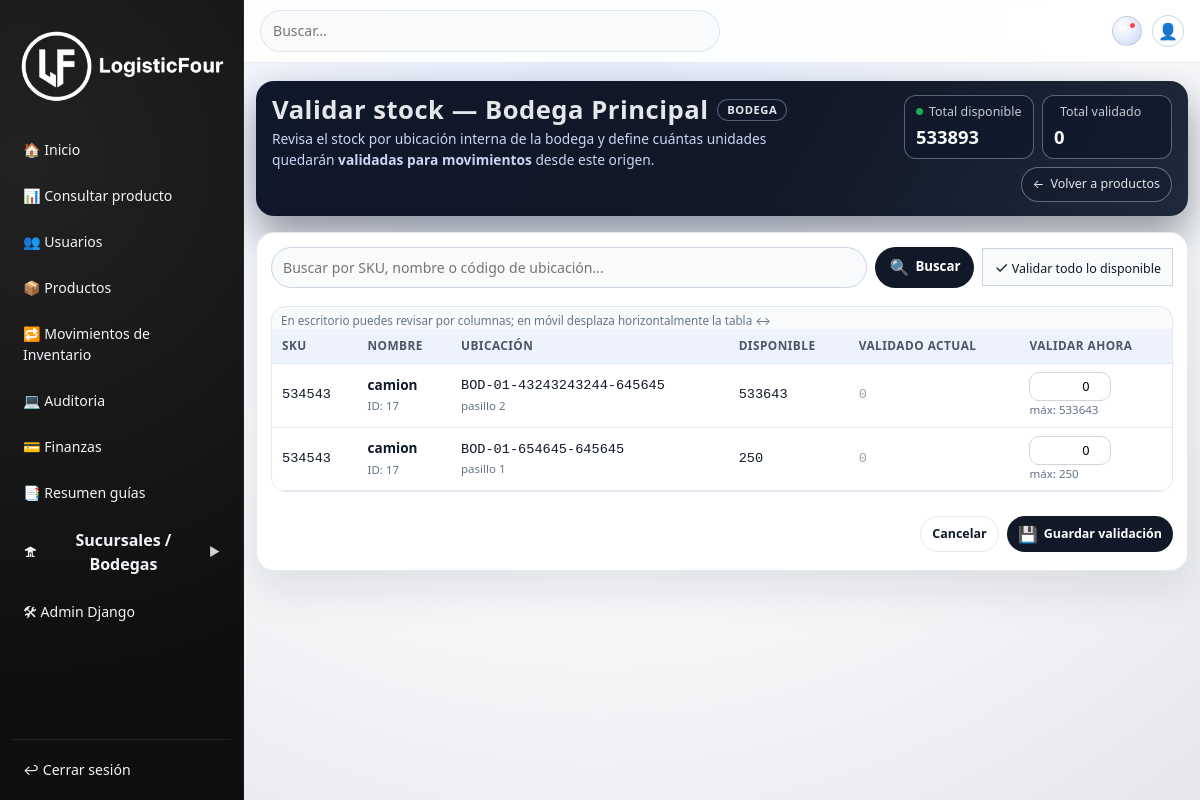
Page /bodegas/1/validar-stock/ (signed in) on the committed database.
### core/models.py (models this page shows, shortened)
class MarcaTiempo(models.Model):
    creado_en = models.DateTimeField(auto_now_add=True)
    actualizado_en = models.DateTimeField(auto_now=True)
    class Meta:
        abstract = True

class Bodega(MarcaTiempo):
    codigo = models.CharField(max_length=30)
    nombre = models.CharField(max_length=150)
    direccion = models.CharField(blank=True, max_length=255)
    descripcion = models.TextField(blank=True)
    activo = models.BooleanField(default=True)
    productos = models.ManyToManyField(Producto, blank=True, related_name="bodegas")
    class Meta:
        db_table = "bodegas"

class Stock(models.Model):
    producto = models.ForeignKey(Producto, on_delete=models.CASCADE, related_name="stocks")
    ubicacion_bodega = models.ForeignKey(
        UbicacionBodega,
        on_delete=models.CASCADE,
        null=True,
        blank=True,
        related_name="stocks",
    )
    ubicacion_sucursal = models.ForeignKey(
        UbicacionSucursal,
        on_delete=models.CASCADE,
        null=True,
        blank=True,
        related_name="stocks",
    )
    cantidad_disponible = models.DecimalField(max_digits=20, decimal_places=6, default=0)
    cantidad_validada = models.DecimalField(
        max_digits=20,
        decimal_places=6,
        default=0,
        help_text="Cantidad validada para movimientos desde esta ubicación."
    )
    class Meta:
        db_table = "stock"
        constraints = [
            models.UniqueConstraint(
                fields=["producto", "ubicacion_bodega"],
                name="uq_stock_prod_ubi_bodega",
            ),
            models.UniqueConstraint(
                fields=["producto", "ubicacion_sucursal"],
                name="uq_stock_prod_ubi_sucursal",
            ),
        ]

class Producto(models.Model):
    sku = models.CharField(max_length=100, unique=True)
    nombre = models.CharField(max_length=200)
    marca = models.ForeignKey('Marca', on_delete=models.SET_NULL, null=True, blank=True)
    categoria = models.ForeignKey('CategoriaProducto', on_delete=models.SET_NULL, null=True, blank=True)
    unidad_base = models.ForeignKey('UnidadMedida', on_delete=models.CASCADE)
    tasa_impuesto = models.ForeignKey('TasaImpuesto', on_delete=models.SET_NULL, null=True, blank=True)
    activo = models.BooleanField(default=True)
    es_serializado = models.BooleanField(default=False)
    tiene_vencimiento = models.BooleanField(default=False)
    precio = models.PositiveIntegerField(default=0)
    stock = models.PositiveIntegerField(default=0)
    ubicaciones_bodega = models.ManyToManyField(UbicacionBodega, related_name="productos_bodega", blank=True)
    ubicaciones_sucursal = models.ManyToManyField(UbicacionSucursal, related_name="productos_sucursal", blank=True)
    class Meta:
        db_table = "productos"

class UbicacionBodega(models.Model):
    bodega = models.ForeignKey(
        'Bodega',
        on_delete=models.CASCADE,
        related_name="ubicaciones",
    )
    codigo = models.CharField(max_length=60)  # "031-003-001"
    area_codigo = models.CharField(max_length=20, blank=True)
    estante_codigo = models.CharField(max_length=20, blank=True)
    area = models.CharField(max_length=150, null=True, blank=True)
    tipo = models.ForeignKey(TipoUbicacion, on_delete=models.SET_NULL, null=True, blank=True)
    activo = models.BooleanField(default=True)
    class Meta:
        db_table = "ubicaciones_bodega"
        constraints = [
            models.UniqueConstraint(
                fields=["bodega", "codigo"],
                name="uq_ubi_bodega_codigo",
            )
        ]

### core/views.py (the view, shortened to what this page needs)
@login_required
@require_http_methods(["GET", "POST"])
def validar_stock_bodega(request, bodega_id: int):
    bodega = get_object_or_404(Bodega, pk=bodega_id)
    q = (request.GET.get("q") or "").strip()
    producto_id = request.GET.get("producto")  # Obtener el ID del producto de la URL
    bodega_codigo = bodega.codigo
    default_location_code = f"{bodega_codigo}-000-000"
    filas = (
        Stock.objects.filter(ubicacion_bodega__bodega=bodega)
        .select_related("producto", "ubicacion_bodega")
        .exclude(ubicacion_bodega__codigo=default_location_code)  # Excluir la ubicación de default
        .exclude(ubicacion_bodega__codigo__in=["OTRA-UBICACION"])  # Excluir otras ubicaciones no válidas
        .order_by("producto__sku", "ubicacion_bodega__codigo")
    )
    if producto_id:
        filas = filas.filter(producto_id=producto_id)  # Filtro por producto
    if q:
        filas = filas.filter(
            Q(producto__sku__icontains=q)
            | Q(producto__nombre__icontains=q)
            | Q(ubicacion_bodega__codigo__icontains=q)
        )
    agg = filas.aggregate(
        total_disponible=Coalesce(
            Sum("cantidad_disponible"),
            Value(0, output_field=DecimalField(max_digits=20, decimal_places=6)),
        ),
        total_validado=Coalesce(
            Sum("cantidad_validada"),
            Value(0, output_field=DecimalField(max_digits=20, decimal_places=6)),
        ),
    )
    context = {
        "bodega": bodega,
        "filas": filas,
        "total_disponible": agg["total_disponible"] or 0,
        "total_validado": agg["total_validado"] or 0,
        "q": q,
    }
    return render(request, "core/Movimientos/validar_stock_bodega.html", context)

### core/context_processors.py (called while the page is built)
def currency_context(request):
    current = request.session.get("currency", "CLP")
    return {
        "current_currency": current,
        "currency_supported": ["CLP", "USD"],
    }

### core/templates/core/Movimientos/validar_stock_bodega.html (shortened to what this page needs)
{% extends "core/base.html" %}
{% load static %}
{% block content %}
<div class="v-wrap">
  <header class="v-head">
    <div>
      <h1 class="v-title">
        <span>Validar stock — {{ bodega.nombre }}</span>
        <span class="v-title-pill">Bodega</span>
      </h1>
      <p class="v-sub">
        Revisa el stock por ubicación interna de la bodega y define cuántas unidades
        quedarán <strong>validadas para movimientos</strong> desde este origen.
      </p>
    </div>
    <div class="v-metrics">
      <div class="v-chip">
        <div class="v-chip-label">
          <span class="v-dot"></span>
          <span>Total disponible</span>
        </div>
        <strong>{{ total_disponible|floatformat:0 }}</strong>
      </div>
      <div class="v-chip">
        <div class="v-chip-label">
          <span>Total validado</span>
        </div>
        <strong id="chipTotalValidado">{{ total_validado|floatformat:0 }}</strong>
      </div>
      <a href="{% url 'bodega-productos' bodega.id %}" class="v-back">
        <span>←</span>
        <span>Volver a productos</span>
      </a>
    </div>
  </header>
  <section class="v-card">
    <div class="v-body">
      <form method="get" class="v-filters">
        <input
          class="v-input"
          type="text"
          name="q"
          value="{{ q }}"
          placeholder="Buscar por SKU, nombre o código de ubicación…"
        >
        <button class="btn" type="submit">
          <span class="btn-icon">🔍</span> Buscar
        </button>
        {% if filas %}
          <button
            type="button"
            class="btn-secondary btn-sm"
            id="btn-validar-todo"
            title="Llenar con todo lo disponible"
          >
            <span class="btn-icon">✓</span>
            Validar todo lo disponible
          </button>
        {% endif %}
      </form>
      <div class="v-table-wrap">
        <div class="v-table-hint">
          En escritorio puedes revisar por columnas; en móvil desplaza horizontalmente la tabla ↔
        </div>
        <table id="tabla-validacion">
          <thead>
            <tr>
              <th>SKU</th>
              <th>Nombre</th>
              <th>Ubicación</th>
              <th>Disponible</th>
              <th>Validado actual</th>
              <th>Validar ahora</th>
            </tr>
          </thead>
          <tbody>
            {% for s in filas %}
              <tr data-stock-id="{{ s.id }}">
                <td class="mono">{{ s.producto.sku }}</td>
                <td>
                  <strong>{{ s.producto.nombre }}</strong><br>
                  <span class="val-info">ID: {{ s.producto.id }}</span>
                </td>
                <td>
                  {% if s.ubicacion_bodega %}
                    <div class="mono">{{ s.ubicacion_bodega.codigo }}</div>
                    <div class="val-info">
                      {% if s.ubicacion_bodega.area %}
                        {{ s.ubicacion_bodega.area }}
                      {% else %}
                        Ubicación interna
                      {% endif %}
                    </div>
                  {% else %}
                    <span class="val-warn">Sin ubicación</span><br>
                    <span class="val-info">Se recomienda asignar ubicación.</span>
                  {% endif %}
                </td>
                <td class="mono">
                  {{ s.cantidad_disponible|floatformat:0 }}
                </td>
                <td class="mono">
                  {% if s.cantidad_validada > 0 %}
                    <span class="val-ok">
                      {{ s.cantidad_validada|floatformat:0 }}
                    </span>
                  {% else %}
                    <span class="val-zero">
                      {{ s.cantidad_validada|default:0|floatformat:0 }}
                    </span>
                  {% endif %}
                </td>
                <td>
                  <input
                    type="number"
                    min="0"
                    step="1"
                    class="val-input"
                    value="{{ s.cantidad_validada|default:0|floatformat:0 }}"
                    data-disponible="{{ s.cantidad_disponible }}"
                  >
                  <div class="val-info">
                    máx: {{ s.cantidad_disponible|floatformat:0 }}
                  </div>
                </td>
              </tr>
            {% endfor %}
          </tbody>
        </table>
      </div>
      {% if filas %}
        <div class="v-actions">
          <button type="button" class="btn-ghost btn-sm" onclick="history.back();">
            Cancelar
          </button>
          <button type="button" class="btn btn-sm" id="btn-guardar-validacion">
            <span class="btn-icon">💾</span> Guardar validación
          </button>
        </div>
      {% endif %}
    </div>
  </section>
</div>
{% endblock %}

### core/templates/core/base.html (style rules this page uses)
:root { --bg: #eef1f5; --panel: #ffffff; --ink: #111827; --muted: #6b7280; --line: rgba(15,23,42,.06); --ok: #16a34a; --warn: #ea580c; --sidebar-w: 244px; --brand: #E30613; --radius-lg: 14px; --radius-md: 10px; }
* { box-sizing:border-box }
html,body { height:100% }
body { margin:0; background: radial-gradient(circle at 0 0, #f8fafc 0%, #e2e8f0 48%, #eef1f5 100%); color:var(--ink); font-family: system-ui, -apple-system, BlinkMacSystemFont, "Segoe UI", sans-serif; max-width:100vw; overflow-x:hidden; }

### rows in the picture
Bodega: nombre "Bodega Principal"
Stock: producto.sku "534543", producto.nombre "camion", producto.id "17", ubicacion_bodega.codigo "BOD-01-43243243244-645645", ubicacion_bodega.area "pasillo 2", cantidad_disponible "533643", cantidad_validada "0"
Stock: producto.sku "534543", producto.nombre "camion", producto.id "17", ubicacion_bodega.codigo "BOD-01-654645-645645", ubicacion_bodega.area "pasillo 1", cantidad_disponible "250", cantidad_validada "0"

### other values in the picture
{{ total_disponible|floatformat:0 }} "533893"
{{ total_validado|floatformat:0 }} "0"
